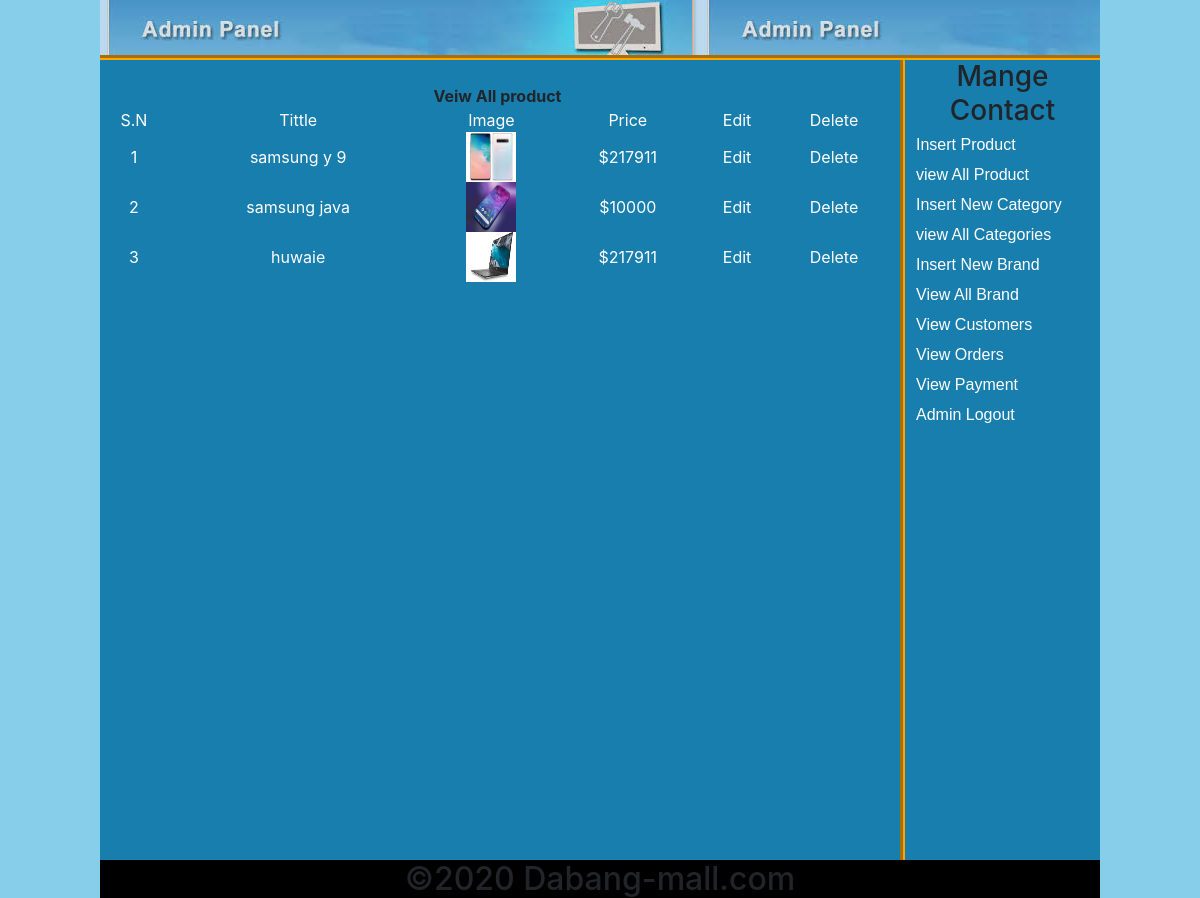
Screenshot of /Admin-area/index.php?view_all_product (signed in) with the database file from the repository.
### tables this page shows
CREATE TABLE `products` (
  `product_id` int(100) NOT NULL,
  `product_cat` int(100) NOT NULL,
  `product_brand` int(100) NOT NULL,
  `product_title` varchar(255) NOT NULL,
  `product_price` int(100) NOT NULL,
  `product_desc` text NOT NULL,
  `product_images` text NOT NULL,
  `product_keywords` text NOT NULL
);

### Admin-area/view_all_product.php (the view, shortened to what this page needs)
<?php
if(!isset($_SESSION['user_email']))
{
    echo "<script>window.open('login.php?not_admin=You are not an Admin!','_self');</script>";
}
else
{
?>
<table width='795' align="center" bgcolor='#187eae'>
<tr align="center">
    <th colspan="6">Veiw All product</th>
</tr>
<tr style="color: white;" align="center">
<td>S.N</td>
<td>Tittle</td>
<td>Image</td>
<td>Price</td>
<td>Edit</td>
<td>Delete</td>
</tr>
<?php
include("includes/insert_product_fun.php");
$get_pro="select * from products";
$run_pro=mysqli_query($con,$get_pro);
$i=0;
while($row_pro=mysqli_fetch_array($run_pro))
{
    $pro_price=$row_pro['product_price'];
    $pro_id=$row_pro['product_id'];
    $pro_image=$row_pro['product_images'];
    $pro_title=$row_pro['product_title'];
    $i++;
?>
<tr align="center" style="color: white;">
    <td><?php echo $i; ?></td>
    <td><?php echo $pro_title; ?></td>
    <td><img src="product_img/<?php echo $pro_image; ?>" width="50" height="50" alt=""></td>
    <td><?php echo '$'.$pro_price; ?></td>
    <td><a  href="index.php?edit_pro=<?php echo $pro_id; ?>">Edit</a></td>
    <td><a  href="delete.php?delete_pro=<?php echo $pro_id; ?>">Delete</a></td>
</tr>
<?php } ?>
</table>
<?php
}?>

### Admin-area/styles/style.css (style rules this page uses)
html, body, div, span, applet, object, iframe, h1, h2, h3, h4, h5, h6, p, blockquote, pre, a, abbr, acronym, address, big, cite, code, del, dfn, em, img, ins, kbd, q, s, samp, small, strike, strong, sub, sup, tt, var, b, u, i, center, dl, dt, dd, ol, ul, li, fieldset, form, label, legend, table, caption, tbody, tfoot, thead, tr, th, td, article, aside, canvas, details, embed, figure, figcaption, footer, header, hgroup, menu, nav, output, ruby, section, summary, time, mark, audio, video { margin: 0; padding: 0; border: 0; }
body { background-color:skyblue; }

### Admin-area/view_all_product.php (style rules this page uses)
a { text-decoration: none; color: white; }

### rows the page displays
products: product_title "samsung y 9", product_images (picture), product_price "217911"
products: product_title "samsung java", product_images (picture), product_price "10000"
products: product_title "huwaie", product_images (picture), product_price "217911"
